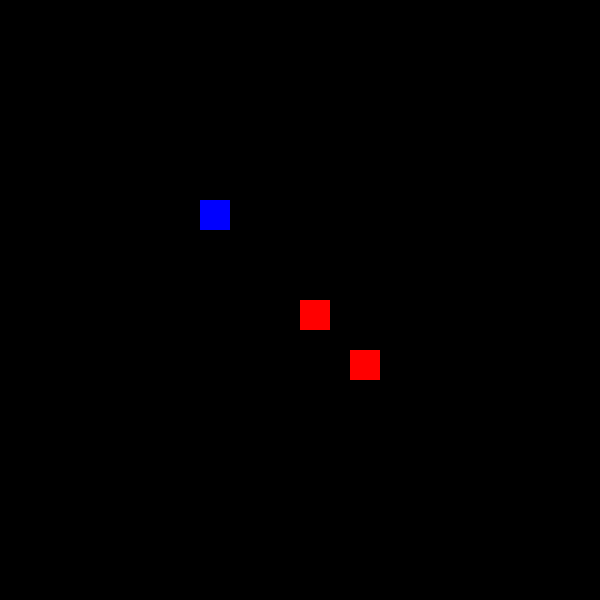
Frame 1 (no input)
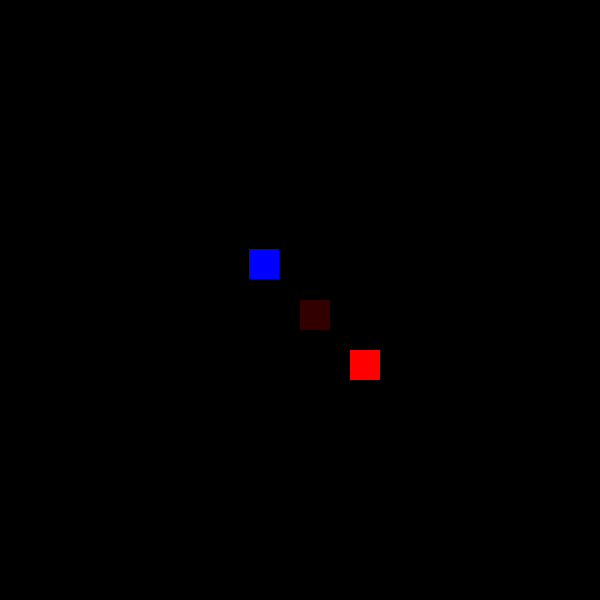
Frame 60 (the mouse pressed at the canvas centre just before this capture)
Frame 120 (the mouse held since frame 60 and released just before this capture): identical to frame 60, image omitted

The Processing sketch that drew these frames (run headless with seeded random() and noise(); from frame 60 on, the mouse is pressed at the canvas centre):

// Processing sketch: processing_79666
// ── processing_79666.pde

int youX=350;
int youY=350;
int partX=300;
int partY=300;
int himX=200;
int himY=200;
int left = 0;
int right = 0;
int up = 0;
int down = 0;
int center =0;
int timer = 1150;

void setup()
{
  size(600, 600);
  noStroke();
  frameRate(60);
}

void draw()
{
  if (timer<1200)
  {
  background(0);
    //player rect
    fill(255, 0, 0);
    rect(youX, youY, 30, 30);
    //your crush's shyness
    fill(255, 0, 0);
    if (abs(partY-himY)<100)
    {
      fill(255, 0, 0, abs(partX-himX));
    }
    if (abs(partX-himX)<100)
    {
      fill(255, 0, 0, abs(partY-himY));
    }
    //your crush
    rect(partX, partY, 30, 30);
    fill(0, 0, 255);
    rect(himX, himY, 30, 30);
    //checks collision for left of box
    if (youX>himX-30&&youX<himX&&((youY+15>himY+2&&youY+15<himY+27)||(youY>himY+2&&youY<himY+27)||(youY+30>himY+2&&youY+30<himY+27)))
    {
      himX=youX+30;
    }
    //checks the collision for the right of box
    if (youX-30<himX&&youX-30>himX-30&&((youY+15>himY+2&&youY+15<himY+27)||(youY>himY+2&&youY<himY+27)||(youY+30>himY+2&&youY+30<himY+27)))
    {
      himX=youX-31;
    }

    if (youY+30>himY&&youY+30<himY+30&&((youX<himX&&youX>himX-28)||(youX-15<himX&&youX-15>himX-28)||youX-28<himX&&youX-28>himX-28))
    {
      himY=youY+30;
    }
    if (youY<himY+30&&youY>himY&&((youX<himX&&youX>himX-28)||(youX-15<himX&&youX-15>himX-28)||youX-28<himX&&youX-28>himX-28))
    {
      himY=youY-30;
    }


    //player control
    if (key=='s')
    {
      youY+=3;
    }
    if (key=='w')
    {
      youY-=3;
    }
    if (key=='a')
    {
      youX-=3;
    }
    if (key=='d')
    {
      youX+=3;
    }
    if (youX<0)
    {
      youX=0;
    }
    if (youX>570)
    {
      youX=570;
    }
    if (youY<0)
    {
      youY=0;
    }
    if (youY>570)
    {
      youY=570;
    }

    if (himX<partX)
    {
      himX++;
    }
    if (himX>partX)
    {
      himX--;
    }
    if (himY>partY)
    {
      himY--;
    }
    if (himY<partY)
    {
      himY++;
    }

    timer++;
  }
}

void keyReleased()
{
  //resets keys so that it stops when key is released
  key=' ';
}
